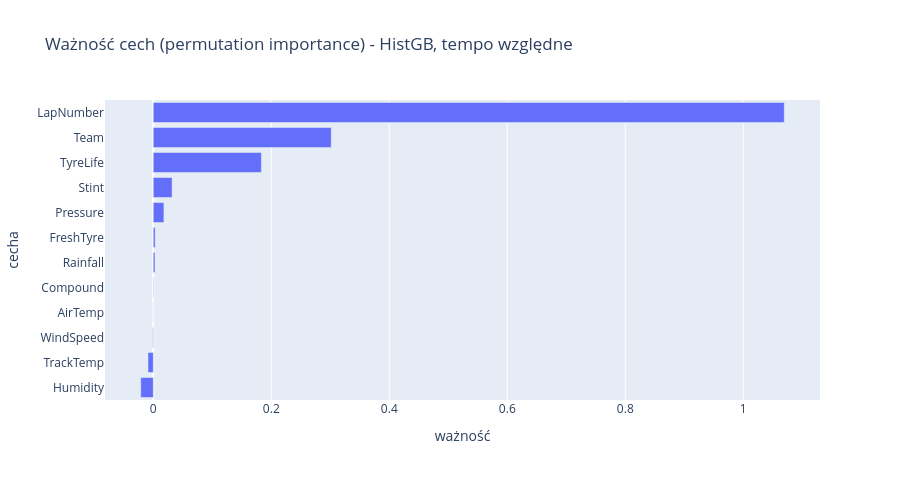

The code cell stored with this chart in its notebook:
### Markdown cell above
Wykres zestawia tempo **przewidziane** (oś pionowa) z **rzeczywistym** (oś pozioma); każdy punkt to jedno okrążenie ze zbioru testowego. Czerwona przerywana linia to idealna przewidywanie - gdyby model był bezbłędny, wszystkie punkty leżałyby dokładnie na niej.

Chmura układa się wzdłuż tej linii (korelacja `~0.70`), co potwierdza, że model uchwycił główny sygnał. Widać jednak wyraźny, systematyczny wzorzec: punkty są **spłaszczone wokół zera** względem przekątnej. Dla okrążeń naprawdę wolnych (rzeczywiste tempo powyżej `+2 s`) model przewiduje zbyt nisko, a dla bardzo szybkich - zbyt wysoko. Przewidywany zakres (`od -3 do 2.6 s`) jest węższy niż rzeczywisty (`od -4.3 do 3.3 s`).

Efekt ten to **regresją do średniej**: model, nie znając przyczyny skrajnego wyniku, asekuracyjnie typuje wartości bliższe przeciętnej. Skrajne okrążenia w F1 biorą się zwykle z czynników, których w danych nie mamy - chwilowego ruchu na torze, błędu kierowcy, resztek po neutralizacji. Model nie ma jak ich przewidzieć, więc dla pewności trzyma się środka. To ta sama granica, o której mówiliśmy przy $R^2$: część zmienności tempa jest po prostu nieobecna w cechach, którymi dysponujemy.

### Code cell
perm = permutation_importance(hgb, Xte_h, yte, n_repeats=8, random_state=42)
imp = pd.DataFrame({'cecha': cat_cols + num_cols,
                    'ważność': perm.importances_mean}).sort_values('ważność')
fig = px.bar(imp, x='ważność', y='cecha', orientation='h',
             title='Ważność cech (permutation importance) - HistGB, tempo względne')
fig.update_layout(height=480)
fig.show()
print('Uwaga: LapNumber (proxy paliwa) jest skorelowany z TyreLife - ważności czytaj łącznie.')

### Figure 1 — Plotly figure (JSON) as saved in the notebook; plotly's stock layout.template omitted (floating-point values rounded to 4 significant figures)
{"data": [{"hovertemplate": "ważność=%{x}<br>cecha=%{y}<extra></extra>", "legendgroup": "", "marker": {"color": "#636efa", "pattern": {"shape": ""}}, "name": "", "orientation": "h", "showlegend": false, "textposition": "auto", "type": "bar", "x": [-0.02123, -0.008928, -0.0008423, -0.0001435, 0.0004746, 0.002871, 0.003192, 0.01803, 0.03186, 0.1832, 0.3016, 1.069], "xaxis": "x", "y": ["Humidity", "TrackTemp", "WindSpeed", "AirTemp", "Compound", "Rainfall", "FreshTyre", "Pressure", "Stint", "TyreLife", "Team", "LapNumber"], "yaxis": "y"}], "layout": {"barmode": "relative", "height": 480, "legend": {"tracegroupgap": 0}, "title": {"text": "Ważność cech (permutation importance) - HistGB, tempo względne"}, "xaxis": {"anchor": "y", "domain": [0.0, 1.0], "title": {"text": "ważność"}}, "yaxis": {"anchor": "x", "domain": [0.0, 1.0], "title": {"text": "cecha"}}}}
